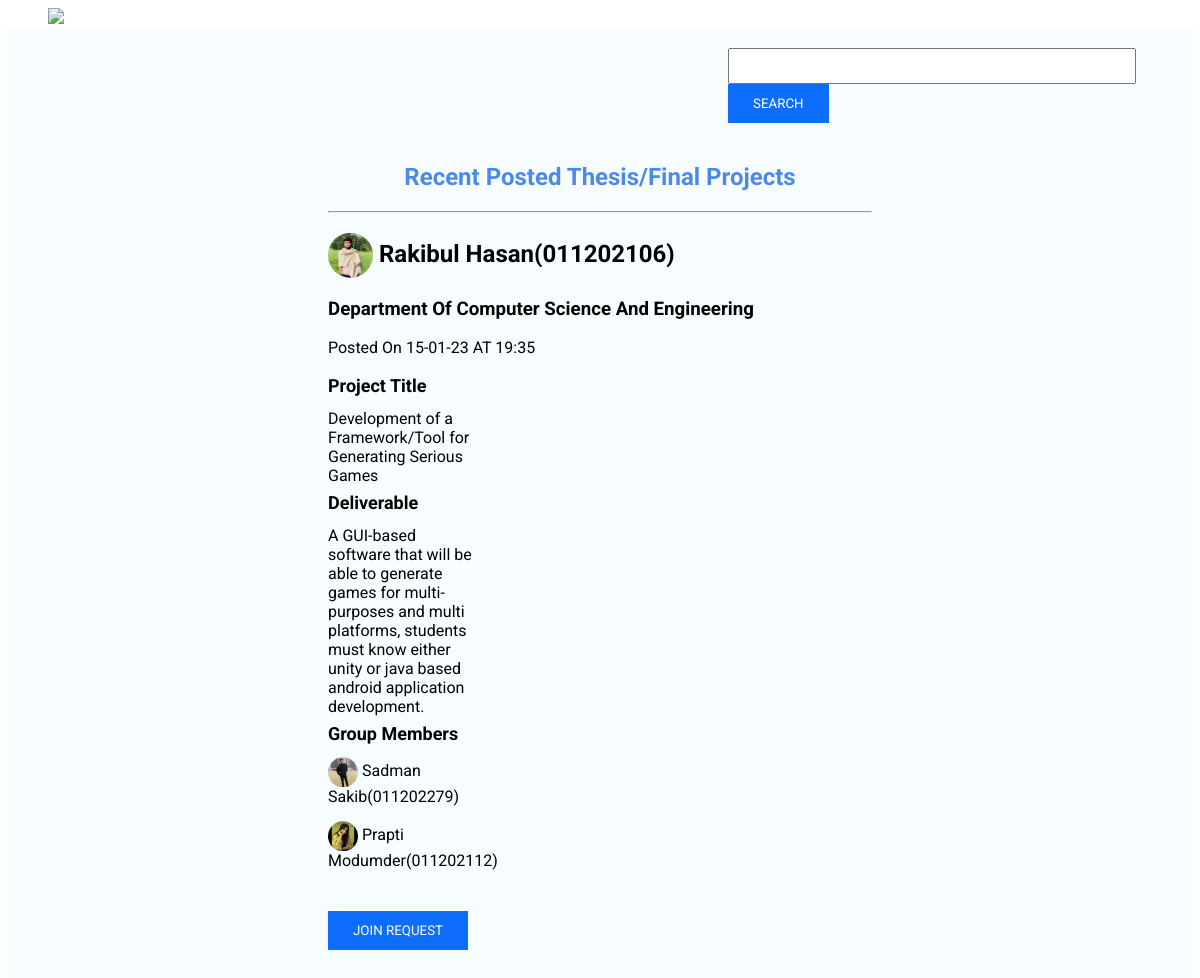
The page /project/s_postproject.php (signed in) on the database its author committed.
### tables this page shows
CREATE TABLE `thesis` (
  `studentid` varchar(255) NOT NULL,
  `title` varchar(255) NOT NULL,
  `details` varchar(255) NOT NULL,
  `p_time` varchar(255) NOT NULL,
  `p_date` varchar(255) NOT NULL,
  `status` varchar(255) NOT NULL,
  `req` varchar(255) NOT NULL
);

CREATE TABLE `s_users` (
  `name` varchar(255) NOT NULL,
  `studentid` varchar(255) NOT NULL,
  `password` varchar(255) NOT NULL,
  `email` varchar(255) NOT NULL,
  `gender` varchar(255) NOT NULL,
  `website` varchar(255) NOT NULL,
  `github` varchar(255) NOT NULL,
  `linkedin` varchar(255) NOT NULL,
  `facebook` varchar(255) NOT NULL,
  `image` varchar(255) NOT NULL,
  `department` varchar(255) NOT NULL,
  `cgpa` varchar(255) NOT NULL,
  `c_credit` varchar(255) NOT NULL
);

CREATE TABLE `thesis_group` (
  `leaderid` varchar(255) NOT NULL,
  `memberid` varchar(255) NOT NULL,
  `request` varchar(255) NOT NULL,
  `id` int(11) NOT NULL
);

### project/s_postproject.php (the view, shortened to what this page needs)
<!DOCTYPE html>
<html lang="en">
<head>
    <link rel="stylesheet" href="main.css">
</head>
<body>
  <div class="searchbarWrapper">
    <span onclick="openNav()"><img src="https://cdn4.iconfinder.com/data/icons/wirecons-free-vector-icons/32/menu-alt-512.png" width="40px" style="padding-top: 0px; padding-left: 40px;"></span>
  </div>
  <div id="main">
    <section style="padding-left:300px;padding-right:300px">
      <form style="padding-left:400px;padding-bottom:20px" action="s_projectsearch.php" method="post">
        <input style="width:400px;height:30px" type="text" name="psearch" value="">
        <input class="searchbtn" type="submit" name="srch" value="SEARCH">
      </form>
      <div class="container">
        <h2 style="text-align:center; color: #2974e5d7;" >Recent Posted Thesis/Final Projects</h2>
        <?php
            require_once "database.php";
            $sql = "SELECT * FROM thesis WHERE p_date != '' ORDER BY p_date DESC,p_time DESC";
            $sql_run = mysqli_query($conn,$sql);
            foreach ($sql_run as $row) {
              $studentid = $row['studentid'];
              $query = "SELECT * FROM s_users WHERE studentid = '$studentid'";
              $query_run = mysqli_query($conn,$query);
              $user = mysqli_fetch_array($query_run, MYSQLI_ASSOC);
              $simage = $user['image'];
              $sname = $user['name'];
              $sdepartment = $user['department'];
         ?>
        <hr>
        <div>
          <h2>
          <img style="clip-path: circle();height:45px;width:45px;vertical-align:middle;" src="<?php echo "upload/".$simage ?>" alt="Avatar">
          <?php
           echo $sname;echo "(";echo $studentid;echo ")"; ?></h2>
           <h3>Department Of <?php echo $sdepartment; ?></h3>
           <p>Posted On <?php echo $row['p_date']; echo " AT ";echo $row['p_time'];?></p>
          <ul>
            <li class="studentlistitem">Project Title</li>
            <div style="padding-right:400px;padding-top:10px;padding-bottom:5px">
              <span><?php echo $row['title']; ?></span>
            </div>
            <li class="studentlistitem">Deliverable </li>
            <div style="padding-right:400px;padding-top:10px;padding-bottom:5px">
              <span><?php echo $row['details']; ?></span>
            </div>
            <li class="studentlistitem">Group Members</li>
                <?php
                 $sqlmem = "SELECT * FROM thesis_group WHERE leaderid = '$studentid' && request = 'me'";
                 $sqlmem_run = mysqli_query($conn,$sqlmem);
                 foreach ($sqlmem_run as $raw) {
                   $studentidm = $raw['memberid'];
                   $query = "SELECT * FROM s_users WHERE studentid = '$studentidm'";
                   $query_run = mysqli_query($conn,$query);
                   $user = mysqli_fetch_array($query_run, MYSQLI_ASSOC);
                   ?>
                   <div style="padding-right:400px;padding-top:10px;padding-bottom:5px">
                   <img style="clip-path: circle();height:30px;width:30px;vertical-align:middle;" src="<?php echo "upload/".$user['image']; ?>"> <?php echo $user['name'];echo "(";echo $user['studentid'];echo ")"; ?>
                   </div>
                   <?php
                 }
                ?>
          </ul>
        </div>
        <div style="padding-right:400px;padding-top:10px;padding-bottom:5px">
          <form action="s_postproject.php" method="post">
            <div style="padding-right:400px;padding-top:10px;padding-bottom:5px">
              <input class="searchbtn" type="submit" name="join" value="JOIN REQUEST">
            </div>
          </form>
        </div>
        <?php
            }
         ?>
      </div>
    </section>
  </div>
</body>
</html>

### project/main.css (style rules this page uses)
* { font-family: 'Roboto', sans-serif; }
ul { padding: 0; }
li { list-style: none; }
#main { transition: margin-left .5s; padding: 20px; background: #f7fdff; }
.searchbarWrapper { display: flex; }
.searchbtn { background-color: #0d6efd; color: white; padding: 12px 25px; border: 0; outline: 0; }
.studentlistitem { font-size: 18px; line-height: 26px; font-weight: bold; }

### rows shown on the page
thesis: s_users.image (picture), s_users.name "Rakibul Hasan", studentid "011202106", s_users.department "Computer Science And Engineering", p_date "15-01-23", p_time "19:35", title "Development of a Framework/Tool for Generating Serious Games", details "A GUI-based software that will be able to generate games for multi-purposes and multi platforms, students must know either unity or java based android application development."
thesis_group: s_users.image (picture), s_users.name "Sadman Sakib", s_users.studentid "011202279"
thesis_group: s_users.image (picture), s_users.name "Prapti Modumder", s_users.studentid "011202112"
